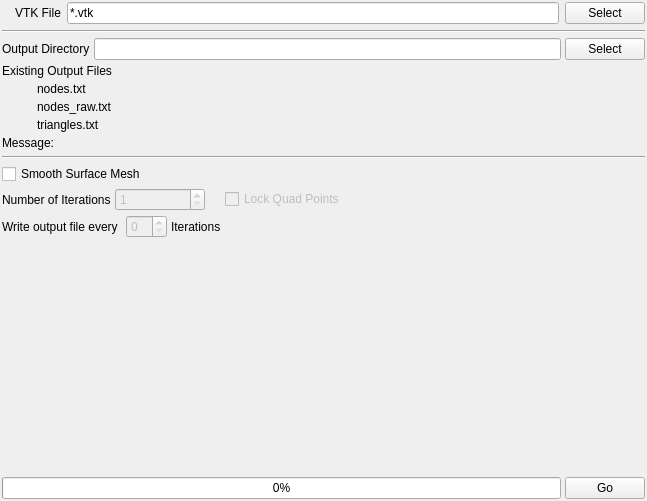
<?xml version="1.0" encoding="UTF-8"?>
<ui version="4.0">
 <class>SurfaceMeshingWidget</class>
 <widget class="QWidget" name="SurfaceMeshingWidget">
  <property name="geometry">
   <rect>
    <x>0</x>
    <y>0</y>
    <width>647</width>
    <height>501</height>
   </rect>
  </property>
  <property name="windowTitle">
   <string>Form</string>
  </property>
  <layout class="QVBoxLayout" name="verticalLayout">
   <property name="spacing">
    <number>4</number>
   </property>
   <property name="margin">
    <number>2</number>
   </property>
   <item>
    <layout class="QGridLayout" name="gridLayout_9">
     <property name="spacing">
      <number>6</number>
     </property>
     <item row="0" column="1">
      <widget class="QLabel" name="label_24">
       <property name="text">
        <string>VTK File</string>
       </property>
      </widget>
     </item>
     <item row="0" column="2">
      <widget class="QLineEdit" name="sm_InputFile">
       <property name="text">
        <string>*.vtk</string>
       </property>
      </widget>
     </item>
     <item row="0" column="3">
      <widget class="QPushButton" name="sm_InputFileBtn">
       <property name="text">
        <string>Select</string>
       </property>
      </widget>
     </item>
     <item row="0" column="0">
      <widget class="QLabel" name="sm_InputFileIcon">
       <property name="text">
        <string/>
       </property>
       <property name="pixmap">
        <pixmap resource="../../../../Resources/icons/images/Icons.qrc">:/Delete-16x16.png</pixmap>
       </property>
      </widget>
     </item>
    </layout>
   </item>
   <item>
    <widget class="Line" name="line_2">
     <property name="minimumSize">
      <size>
       <width>0</width>
       <height>6</height>
      </size>
     </property>
     <property name="orientation">
      <enum>Qt::Horizontal</enum>
     </property>
    </widget>
   </item>
   <item>
    <layout class="QGridLayout" name="gridLayout_11">
     <item row="0" column="0">
      <widget class="QLabel" name="label_25">
       <property name="text">
        <string>Output Directory</string>
       </property>
      </widget>
     </item>
     <item row="0" column="1">
      <widget class="QLineEdit" name="sm_OutputDir"/>
     </item>
     <item row="0" column="2">
      <widget class="QPushButton" name="sm_OutputDirBtn">
       <property name="text">
        <string>Select</string>
       </property>
      </widget>
     </item>
    </layout>
   </item>
   <item>
    <layout class="QGridLayout" name="gridLayout_18">
     <item row="1" column="0" colspan="2">
      <widget class="QLabel" name="label_30">
       <property name="text">
        <string>Existing Output Files</string>
       </property>
      </widget>
     </item>
     <item row="2" column="0">
      <widget class="QLabel" name="sm_NodesFileIcon">
       <property name="text">
        <string/>
       </property>
       <property name="pixmap">
        <pixmap resource="../../../../Resources/icons/images/Icons.qrc">:/Delete-16x16.png</pixmap>
       </property>
       <property name="alignment">
        <set>Qt::AlignRight|Qt::AlignTrailing|Qt::AlignVCenter</set>
       </property>
      </widget>
     </item>
     <item row="2" column="1">
      <widget class="QLabel" name="sm_NodesFile">
       <property name="text">
        <string>nodes.txt</string>
       </property>
      </widget>
     </item>
     <item row="3" column="1">
      <widget class="QLabel" name="sm_NodesRawFile">
       <property name="text">
        <string>nodes_raw.txt</string>
       </property>
      </widget>
     </item>
     <item row="3" column="0">
      <widget class="QLabel" name="sm_NodesRawFileIcon">
       <property name="text">
        <string/>
       </property>
       <property name="pixmap">
        <pixmap resource="../../../../Resources/icons/images/Icons.qrc">:/Delete-16x16.png</pixmap>
       </property>
       <property name="alignment">
        <set>Qt::AlignRight|Qt::AlignTrailing|Qt::AlignVCenter</set>
       </property>
      </widget>
     </item>
     <item row="4" column="0">
      <widget class="QLabel" name="sm_TrianglesFileIcon">
       <property name="text">
        <string/>
       </property>
       <property name="pixmap">
        <pixmap resource="../../../../Resources/icons/images/Icons.qrc">:/Delete-16x16.png</pixmap>
       </property>
       <property name="alignment">
        <set>Qt::AlignRight|Qt::AlignTrailing|Qt::AlignVCenter</set>
       </property>
      </widget>
     </item>
     <item row="4" column="1">
      <widget class="QLabel" name="sm_TrianglesFile">
       <property name="text">
        <string>triangles.txt</string>
       </property>
      </widget>
     </item>
     <item row="1" column="2" rowspan="4">
      <spacer name="horizontalSpacer_28">
       <property name="orientation">
        <enum>Qt::Horizontal</enum>
       </property>
       <property name="sizeHint" stdset="0">
        <size>
         <width>40</width>
         <height>20</height>
        </size>
       </property>
      </spacer>
     </item>
    </layout>
   </item>
   <item>
    <widget class="QLabel" name="sm_Message">
     <property name="text">
      <string>Message:</string>
     </property>
     <property name="wordWrap">
      <bool>true</bool>
     </property>
    </widget>
   </item>
   <item>
    <widget class="Line" name="line_4">
     <property name="minimumSize">
      <size>
       <width>0</width>
       <height>6</height>
      </size>
     </property>
     <property name="orientation">
      <enum>Qt::Horizontal</enum>
     </property>
    </widget>
   </item>
   <item>
    <widget class="QCheckBox" name="sm_SmoothMesh">
     <property name="text">
      <string>Smooth Surface Mesh</string>
     </property>
    </widget>
   </item>
   <item>
    <layout class="QGridLayout" name="gridLayout_10">
     <property name="spacing">
      <number>4</number>
     </property>
     <item row="0" column="0">
      <layout class="QHBoxLayout" name="horizontalLayout_10">
       <property name="spacing">
        <number>4</number>
       </property>
       <item>
        <widget class="QLabel" name="label_26">
         <property name="text">
          <string>Number of Iterations</string>
         </property>
        </widget>
       </item>
       <item>
        <widget class="QSpinBox" name="sm_SmoothIterations">
         <property name="enabled">
          <bool>false</bool>
         </property>
         <property name="minimum">
          <number>1</number>
         </property>
         <property name="maximum">
          <number>1000</number>
         </property>
        </widget>
       </item>
      </layout>
     </item>
     <item row="0" column="1">
      <spacer name="horizontalSpacer_8">
       <property name="orientation">
        <enum>Qt::Horizontal</enum>
       </property>
       <property name="sizeType">
        <enum>QSizePolicy::Fixed</enum>
       </property>
       <property name="sizeHint" stdset="0">
        <size>
         <width>12</width>
         <height>20</height>
        </size>
       </property>
      </spacer>
     </item>
     <item row="0" column="2">
      <widget class="QCheckBox" name="sm_LockQuadPoints">
       <property name="enabled">
        <bool>false</bool>
       </property>
       <property name="text">
        <string>Lock Quad Points</string>
       </property>
      </widget>
     </item>
     <item row="1" column="0" colspan="2">
      <layout class="QHBoxLayout" name="horizontalLayout_7">
       <property name="spacing">
        <number>4</number>
       </property>
       <item>
        <widget class="QLabel" name="label_27">
         <property name="text">
          <string>Write output file every </string>
         </property>
        </widget>
       </item>
       <item>
        <widget class="QSpinBox" name="sm_WriteOutputFileIncrement">
         <property name="enabled">
          <bool>false</bool>
         </property>
        </widget>
       </item>
       <item>
        <widget class="QLabel" name="label_28">
         <property name="text">
          <string>Iterations</string>
         </property>
        </widget>
       </item>
      </layout>
     </item>
     <item row="1" column="2" colspan="2">
      <spacer name="horizontalSpacer_9">
       <property name="orientation">
        <enum>Qt::Horizontal</enum>
       </property>
       <property name="sizeHint" stdset="0">
        <size>
         <width>148</width>
         <height>20</height>
        </size>
       </property>
      </spacer>
     </item>
     <item row="0" column="3">
      <spacer name="horizontalSpacer_11">
       <property name="orientation">
        <enum>Qt::Horizontal</enum>
       </property>
       <property name="sizeHint" stdset="0">
        <size>
         <width>40</width>
         <height>20</height>
        </size>
       </property>
      </spacer>
     </item>
    </layout>
   </item>
   <item>
    <spacer name="verticalSpacer_3">
     <property name="orientation">
      <enum>Qt::Vertical</enum>
     </property>
     <property name="sizeHint" stdset="0">
      <size>
       <width>20</width>
       <height>169</height>
      </size>
     </property>
    </spacer>
   </item>
   <item>
    <layout class="QHBoxLayout" name="horizontalLayout_9">
     <item>
      <widget class="QProgressBar" name="sm_progressBar">
       <property name="value">
        <number>0</number>
       </property>
      </widget>
     </item>
     <item>
      <widget class="QPushButton" name="sm_GoBtn">
       <property name="text">
        <string>Go</string>
       </property>
      </widget>
     </item>
    </layout>
   </item>
  </layout>
 </widget>
 <resources>
  <include location="../../../../Resources/icons/images/Icons.qrc"/>
 </resources>
 <connections/>
</ui>
